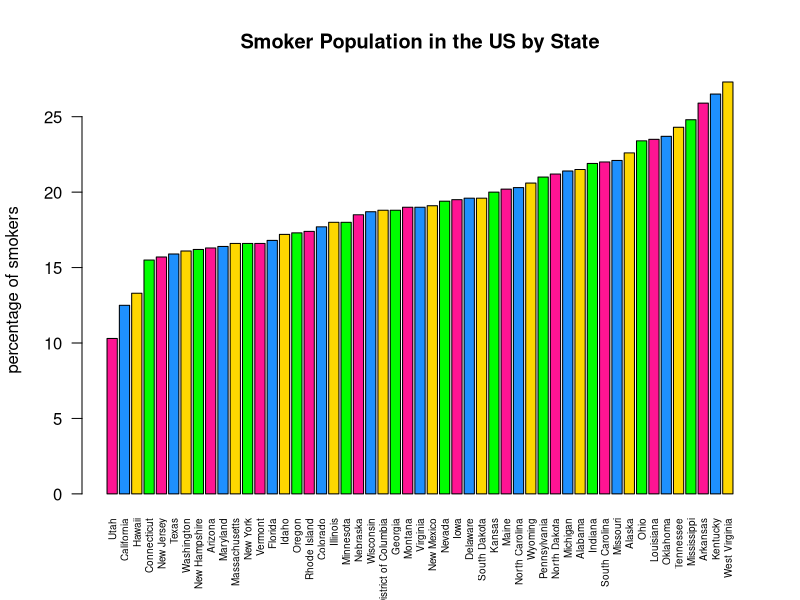
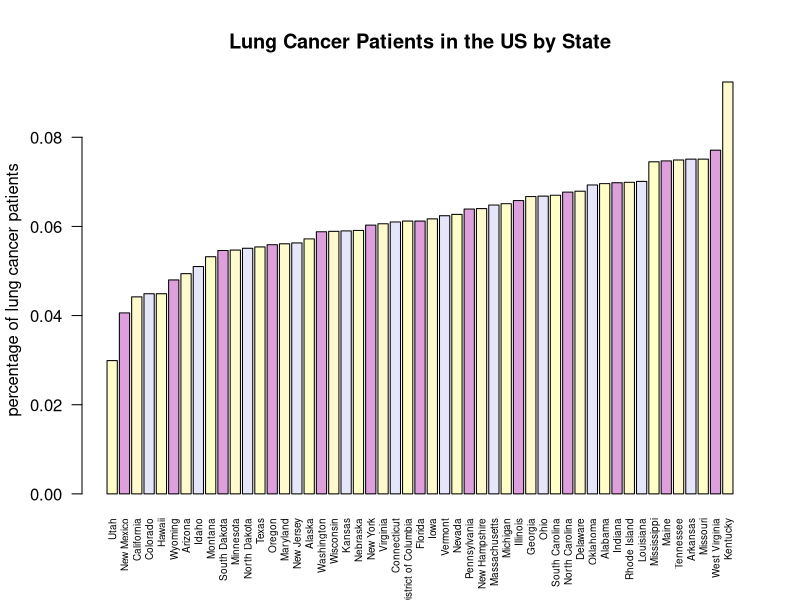

These figures' R source, in order: (Note: this script raises an error after producing the figures.)
## ---- chunk3 ----
smoke_cdf <- read.csv(file = "../data/smoke_cdf.csv", 
                      header = TRUE, stringsAsFactors = FALSE)
str(smoke_cdf)
summary(smoke_cdf)

## ---- chunk4 ----
lung_cancer_cdf <- read.csv(file = "../data/lung_cancer_cdf.csv",
                            header = TRUE, stringsAsFactors = FALSE)
str(lung_cancer_cdf)
summary(lung_cancer_cdf)

## ---- chunk5 ----
smoke_cancer_cdf <- read.csv(file = "../data/smoke_cancer_cdf.csv",
                             header = TRUE, stringsAsFactors = FALSE)
smoke_cancer_cdf$state[which.max(smoke_cancer_cdf$smokers...)]

## ---- chunk6 ----
smoke_cancer_cdf$state[which.min(smoke_cancer_cdf$smokers...)]

## ---- chunk7 ----
smoke_cancer_cdf$state[which.max(smoke_cancer_cdf$cancer...)]

## ---- chunk8 ----
smoke_cancer_cdf$state[which.min(smoke_cancer_cdf$cancer...)]

## ---- chunk9 ----
smoker_perc <- smoke_cancer_cdf$smokers...
names(smoker_perc) <- smoke_cdf[ , 1]
barplot(sort(smoker_perc), main = "Smoker Population in the US by State", 
        cex.names = 0.6, las = 2, ylab = "percentage of smokers",
        col=c(rgb(255,20,147, maxColorValue = 255),
              rgb(30,144,254, maxColorValue = 255),
              rgb(254,215,0, maxColorValue = 255), 
              rgb(0,254,0, maxColorValue = 255)))

## ---- chunk10 ----
lung_cancer_perc <- smoke_cancer_cdf$cancer...
names(lung_cancer_perc) <- smoke_cdf[ , 1]
barplot(sort(lung_cancer_perc), 
        main = "Lung Cancer Patients in the US by State", 
        cex.names = 0.6, las = 2, ylab = "percentage of lung cancer patients",
        col=c(rgb(255,255,200, maxColorValue = 255),
              rgb(221,160, 221, maxColorValue = 255),
              rgb(255,250,205, maxColorValue = 255),
              rgb(230,230,250, maxColorValue = 255)))

## ---- chunk11 ----
ggplot(smoke_cancer_cdf) +
  geom_point(aes(x = names(smoker_perc), 
                 y = smoke_cancer_cdf$smokers..., col = "red")) +
  geom_line(aes(x = names(smoker_perc), 
                y = smoke_cancer_cdf$smokers..., col = "red", group = 1)) +
  geom_point(aes(x = names(smoker_perc), 
                 y = smoke_cancer_cdf$cancer... * 1000, col = "green")) +
  geom_line(aes(x = names(smoker_perc), 
                y = smoke_cancer_cdf$cancer... * 1000, col = "green", group = 2)) +
  theme(axis.text.x = element_text(angle = 90, hjust = 1)) +
  scale_color_manual(values = c("#AA3939", "#73DB1D"), name = "type", 
                     labels = c("lung cancer patients per 100000", "percentage of smokers")) +
  theme(legend.position = "top") +
  xlab("States in the US") +
  ylab("")

## ---- chunk12 ----
smoke_cancer_fit <- lm(smoke_cancer_cdf$cancer... ~ smoke_cancer_cdf$smokers...)
plot(smoke_cancer_cdf$smokers..., smoke_cancer_cdf$cancer..., 
     pch = 16, cex = 1.3, col = "#063BB6",
     main = "cigarette smoking population -vs- lung cancer patients", las = 1, 
     xlab = "number of cigarrete smokers per 100,000", 
     ylab = "number of lung cancer patients per 100,000")
abline(smoke_cancer_fit, col = "#FF0000", lwd = 2)

## ---- chunk16 ----
total_rate_combined <- cbind("Male" = total_rate_male, 
                             "Female" = total_rate_female)
barplot(total_rate_combined, 
        col = c("#FFFFFF", "#000000", "#984126", "#FFFF00", "#E5A470"), 
        main = "Lung Cancer Patients by Race", las = 1,
        ylab = "frequency per 100,000", beside = TRUE)
legend("topright", 
       title = "Race",
       legend = c("white", "black", "native american", "asian", "hispanic"), 
       fill = c("#FFFFFF", "#000000", "#984126", "#FFFF00", "#E5A470"), 
       cex = 0.8)

## ---- chunk17 ----
both_gender_df <- cbind(male_cdf, female_cdf)
both_gender_df <- both_gender_df[-c(1:5), ]
ggplot (both_gender_df) +
  geom_bar(aes(x = both_gender_df$male_age, y = both_gender_df$male_all), 
           stat = "identity", col= "#0033CC") +
  geom_bar(aes(x = both_gender_df$female_age, y = both_gender_df$female_all), 
           stat = "identity", col= "#FF6699") +
  theme(axis.text.x = element_text(angle = 45, hjust = 1)) + 
  xlab("Age") + ylab("lung cancer patients per 100,000") +
  ggtitle("Lung Cancer Patients by Age")

## ---- chunk18 ----
png(filename = "../images/smokepop.png")
barplot(sort(smoker_perc), main = "Smoker Population in the US by State", 
        cex.names = 0.6, las = 2, ylab = "percentage of smokers",
        col=c(rgb(255,20,147, maxColorValue = 255),
              rgb(30,144,254, maxColorValue = 255),
              rgb(254,215,0, maxColorValue = 255), 
              rgb(0,254,0, maxColorValue = 255)))
dev.off()

png(filename = "../images/lungcancer.png")
barplot(sort(lung_cancer_perc), 
        main = "Lung Cancer Patients in the US by State", 
        cex.names = 0.6, las = 2, ylab = "percentage of lung cancer patients",
        col=c(rgb(255,255,200, maxColorValue = 255),
              rgb(221,160, 221, maxColorValue = 255),
              rgb(255,250,205, maxColorValue = 255), 
              rgb(230,230,250, maxColorValue = 255)))
dev.off()

png(filename = "../images/comp.png")
figure1 <- ggplot(smoke_cancer_cdf) +
  geom_point(aes(x = names(smoker_perc), 
                 y = smoke_cancer_cdf$smokers..., col = "red")) +
  geom_line(aes(x = names(smoker_perc), 
                y = smoke_cancer_cdf$smokers..., col = "red", group = 1)) +
  geom_point(aes(x = names(smoker_perc),
                 y = smoke_cancer_cdf$cancer... * 1000, col = "green")) +
  geom_line(aes(x = names(smoker_perc), 
                y = smoke_cancer_cdf$cancer... * 1000, col = "green", group = 2)) +
  theme(axis.text.x = element_text(angle = 90, hjust = 1)) +
  scale_color_manual(values = c("#AA3939", "#73DB1D"), name = "type", 
                     labels = c("lung cancer patients per 100000", 
                                "percentage of smokers")) +
  theme(legend.position = "top") +
  xlab("States in the US") +
  ylab("")
plot(figure1)
dev.off()

png(filename = "../images/reg.png")
plot(smoke_cancer_cdf$smokers..., smoke_cancer_cdf$cancer..., 
     pch = 16, cex = 1.3, col = "#063BB6",
     main = "cigartte smoking population -vs- lung cancer patients", las = 2, 
     xlab = "number of cigarette smokers per 100,000", 
     ylab = "number of lung cancer patients per 100,000") +
  abline(smoke_cancer_fit, col = "#FF0000", lwd = 2)
dev.off()

png(filename = "../images/race.png")
barplot(total_rate_combined, col = c("#FFFFFF", "#000000", "#984126", "#FFFF00", "#E5A470"), 
        main = "Lung Cancer Patients by Race", 
        ylab = "frequency per 100,000", beside = TRUE)
legend("topright", 
       title = "Race",
       legend = c("white", "black", "native american", "asian", "hispanic"), 
       fill = c("#FFFFFF", "#000000", "#984126", "#FFFF00", "#E5A470"), 
       cex = 0.8)
dev.off()

png(filename = "../images/age.png")
figure2 <- ggplot (both_gender_df) +
  geom_bar(aes(x = both_gender_df$male_age, y = both_gender_df$male_all), 
           stat = "identity", col= "#0033CC") +
  geom_bar(aes(x = both_gender_df$female_age, y = both_gender_df$female_all), 
           stat = "identity", col= "#FF6699") +
  theme(axis.text.x = element_text(angle = 45, hjust = 1)) + 
  xlab("Age") + ylab("lung cancer patients per 100,000") +
  ggtitle("Lung Cancer Patients by Age")
plot(figure2)
dev.off()
